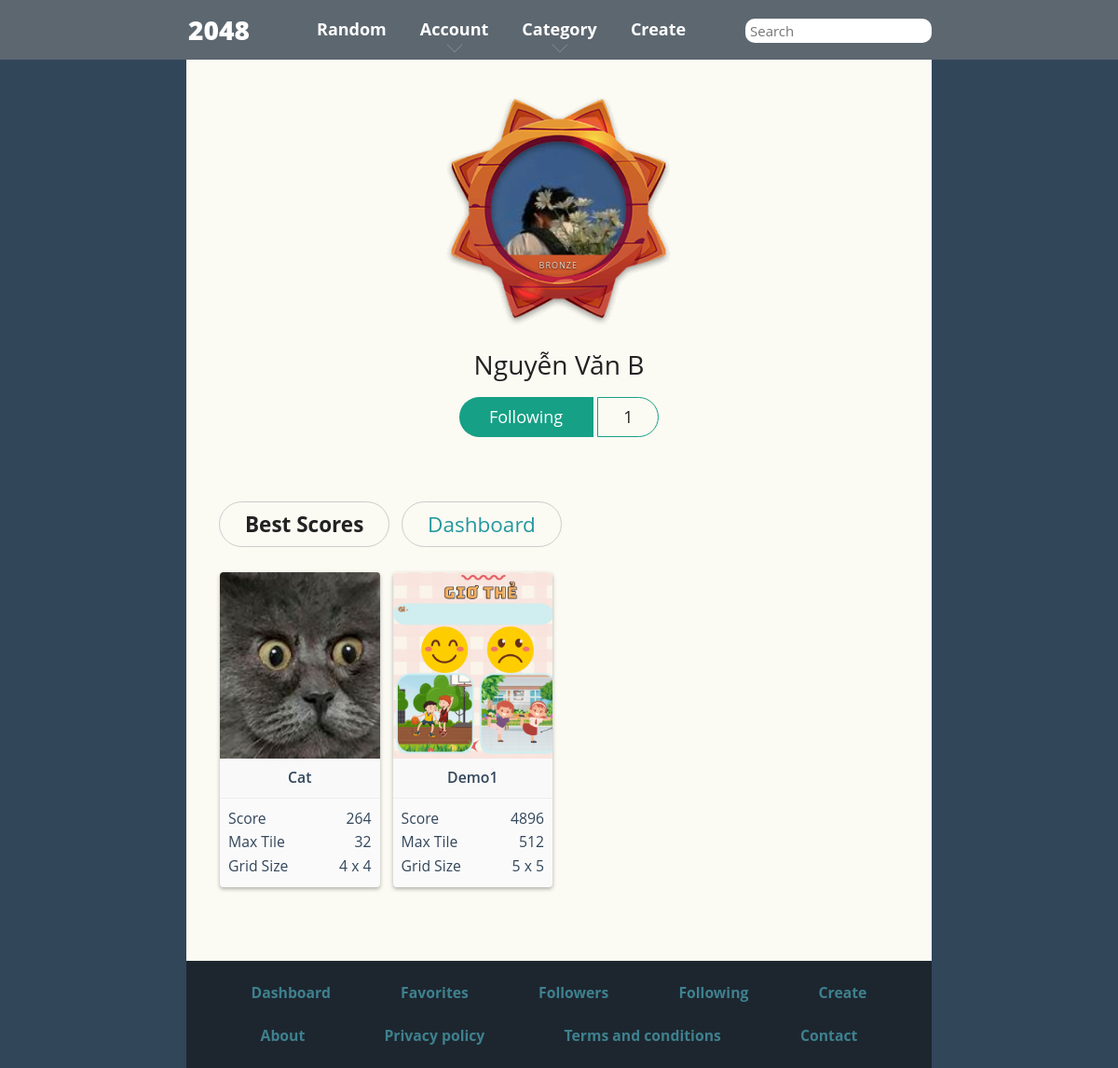
Screenshot of /my-profile.php (signed in) with the database file from the repository.
### tables this page shows
CREATE TABLE `rankings` (
  `id_rank` int(11) NOT NULL,
  `id_user` int(11) NOT NULL,
  `id_game` int(11) NOT NULL,
  `tile_game` int(11) NOT NULL,
  `score_game` int(11) NOT NULL,
  `size` int(11) NOT NULL,
  `datetime_play` varchar(255) NOT NULL
);

CREATE TABLE `games` (
  `id_game` int(11) NOT NULL,
  `id_user` int(11) NOT NULL,
  `name_game` varchar(255) NOT NULL,
  `category_game` int(11) NOT NULL,
  `thumbnail_game` varchar(255) NOT NULL,
  `img_1_game` varchar(255) NOT NULL,
  `img_2_game` varchar(255) NOT NULL,
  `img_3_game` varchar(255) NOT NULL,
  `img_4_game` varchar(255) NOT NULL,
  `img_5_game` varchar(255) NOT NULL,
  `img_6_game` varchar(255) NOT NULL,
  `img_7_game` varchar(255) NOT NULL,
  `img_8_game` varchar(255) NOT NULL,
  `img_9_game` varchar(255) NOT NULL,
  `img_10_game` varchar(255) NOT NULL,
  `img_11_game` varchar(255) NOT NULL,
  `img_12_game` varchar(255) NOT NULL,
  `img_13_game` varchar(255) NOT NULL,
  `img_14_game` varchar(255) NOT NULL,
  `img_15_game` varchar(255) NOT NULL,
  `img_16_game` varchar(255) NOT NULL,
  `datetime_game` varchar(255) NOT NULL
);

### my-profile.php (the view, shortened to what this page needs)
<?php
include('includes/header.php');
?>
<div class="content-wrapper" id="contentWrapper">
    <div class="content page-profile" id="content">
        <div class="container-fluid mb-50">
            <div class="user-details has-badge bronze-user">
                <div class="user-avatar-wrapper">
                    <div class="user-avatar">
                        <div class="box" id="box_0">
                        </div>
                        <span class="badge-name">Bronze</span>
                    </div>
                    <div class="user-badge"></div>
                </div>
                <h1 class="title user-name"><?php echo $_SESSION['user']['name_user'] ?></h1>
                <?php
                    $sql_check = "SELECT * FROM follow WHERE id_follower = ? AND id_following = ?";
                    $stmt_check = $pdo->prepare($sql_check);
                    $stmt_check->execute([$_SESSION['user']['id_user'], $_SESSION['user']['id_user']]);
                    $is_favorite = $stmt_check->rowCount() > 0;
                    $totalFollow = $stmt_check->rowCount();
                    ?>
                    <div class="follow-btn-wrapper <?= $is_favorite ? 'followed' : '' ?>" id="followBtnWrapper">
                        <a href="javascript:void(0)" id="followBtn" class="btn-follow"><?= $is_favorite ? 'Following' : 'Follow' ?></a>
                        <span class="follower-counter" id="followerCounter" data-count="0"><?php echo $totalFollow;?></span>
                    </div>
            </div>
            <div class="row no-gutters mt-15">
                <div class="url-group">
                    <h2>Best Scores</h2>
                    <a href="dashboard">Dashboard</a>
                </div>
            </div>
            <div class="game-blocks row no-gutters">
                <?php
                    $statement = $pdo->prepare("SELECT * FROM rankings r
                        INNER JOIN games g ON g.id_game = r.id_game
                        WHERE r.id_user = ?
                        ORDER BY datetime_play DESC");
                    $statement->execute([$_SESSION['user']['id_user']]);
                    while ($row = $statement->fetch(PDO::FETCH_ASSOC)) {
                        $target_dir = "uploads/{$row['id_game']}/";
                        $target_file = $target_dir . $row['thumbnail_game'];
                ?>
                        <div class="col-lg-3 col-md-3 col-sm-4 col-6">
                            <a href="game/<?php echo $row['id_game'] ?>/<?php echo $row['size'] ?>" title="">
                                <div class="game-block">
                                    <div class="box" id="box_<?php echo $row['id_game'] ?>">
                                        <img src="<?php echo $target_file ?>" accept="image/*" height="200px" style="object-fit: cover;">
                                        <p class="game-name"><?php echo $row['name_game'] ?></p>
                                    </div>
                                    <div class="score-info">
                                        <p><span>Score</span> <span><?php echo $row['score_game'] ?></span></p>
                                        <p><span>Max Tile</span> <span><?php echo $row['tile_game'] ?></span></p>
                                        <p><span>Grid Size</span> <span><?php echo $row['size'] ?> x <?php echo $row['size'] ?></span></p>
                                    </div>
                                </div>
                            </a>
                        </div>
                <?php
                    }
                ?>
            </div>
        </div>
    </div>
</div>
<?php
include('includes/footer.php');
?>

### style/main.css (style rules this page uses)
html, body { margin: 0; padding: 0; background: #faf8ef; color: #776e65; font-family: "Clear Sans", Helvetica Neue, Arial, sans-serif; font-size: 18px; }
body { margin: 80px 0; }
p { margin-top: 0; margin-bottom: 10px; line-height: 1.65; }
a { color: #776e65; font-weight: bold; text-decoration: underline; cursor: pointer; }

### rows the page displays
rankings: id_game.thumbnail_game (picture), id_game.name_game "Cat", score_game "264", tile_game "32", size "4"
rankings: id_game.thumbnail_game (picture), id_game.name_game "Demo1", score_game "4896", tile_game "512", size "5"

### other values shown
$_SESSION['user']['name_user'] "Nguyễn Văn B"
$totalFollow "1"
